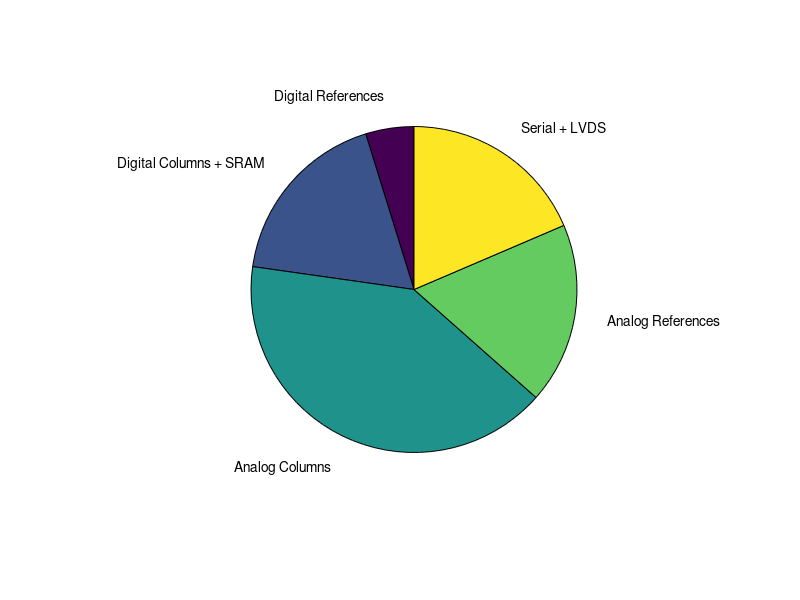

This chart was generated by the following MATLAB code:
total = 177;

POWER = [8 30 68 30 31];

LABELS = {'Digital References', 'Digital Columns + SRAM', 'Analog Columns', 'Analog References', 'Serial + LVDS'};

pie(POWER,LABELS);